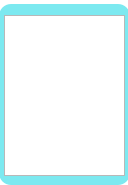
<?xml version="1.0" encoding="UTF-8"?>
<ui version="4.0">
 <class>Background</class>
 <widget class="QWidget" name="Background">
  <property name="geometry">
   <rect>
    <x>0</x>
    <y>0</y>
    <width>128</width>
    <height>185</height>
   </rect>
  </property>
  <property name="windowTitle">
   <string>Form</string>
  </property>
  <property name="styleSheet">
   <string notr="true">QWidget#Background { background-color: transparent; }
QFrame#frame { background-color: rgba(33, 217, 229, 150);
 border-radius: 12px;}
</string>
  </property>
  <widget class="QFrame" name="frame">
   <property name="geometry">
    <rect>
     <x>-1</x>
     <y>4</y>
     <width>131</width>
     <height>181</height>
    </rect>
   </property>
   <property name="styleSheet">
    <string notr="true"/>
   </property>
   <property name="frameShape">
    <enum>QFrame::StyledPanel</enum>
   </property>
   <property name="frameShadow">
    <enum>QFrame::Raised</enum>
   </property>
   <widget class="QListWidget" name="BackgroundListWidget">
    <property name="geometry">
     <rect>
      <x>5</x>
      <y>11</y>
      <width>121</width>
      <height>161</height>
     </rect>
    </property>
   </widget>
   <widget class="QLabel" name="label">
    <property name="geometry">
     <rect>
      <x>10</x>
      <y>10</y>
      <width>71</width>
      <height>16</height>
     </rect>
    </property>
    <property name="text">
     <string/>
    </property>
   </widget>
  </widget>
 </widget>
 <resources/>
 <connections/>
</ui>
